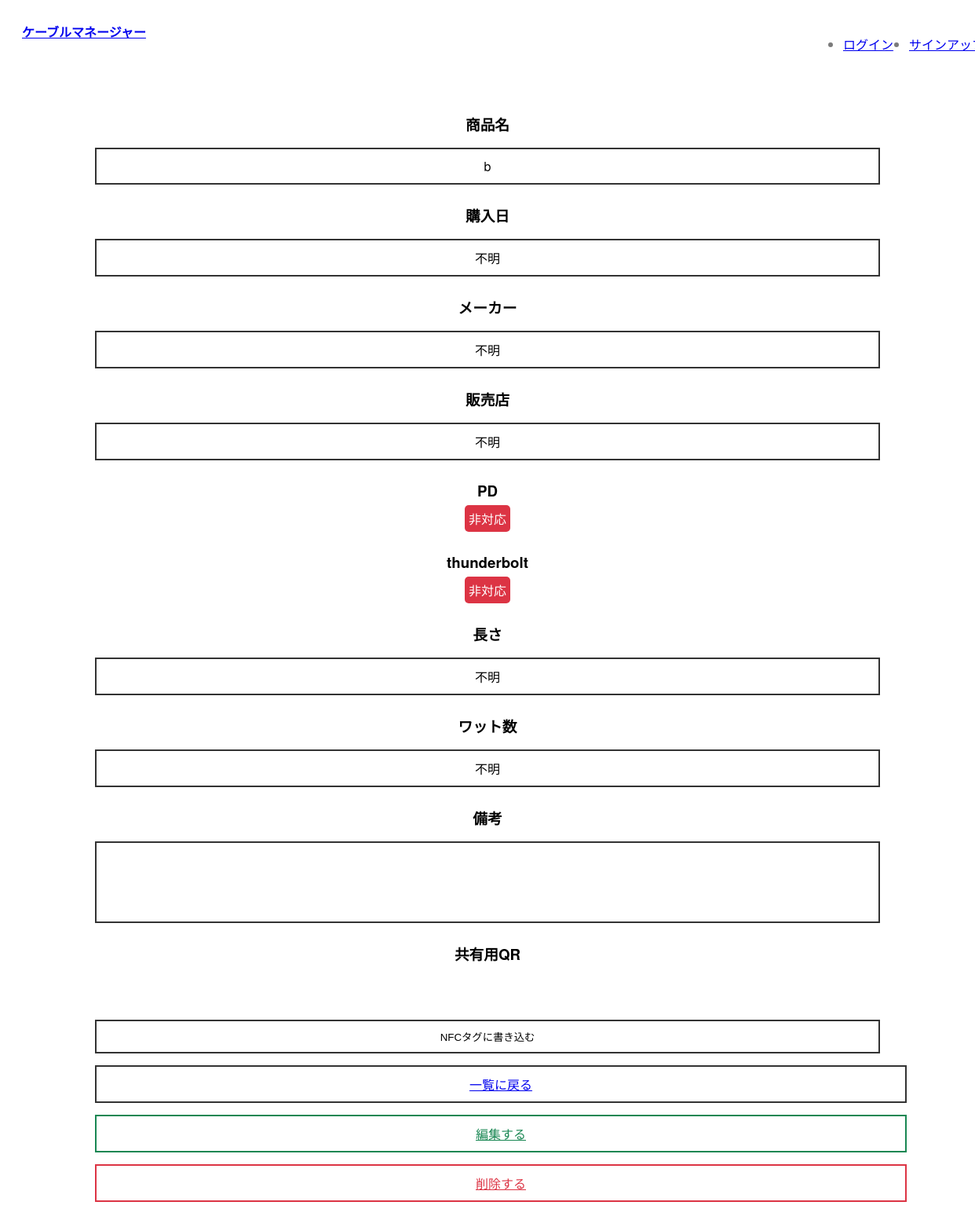
Before: /3 with the older database file.
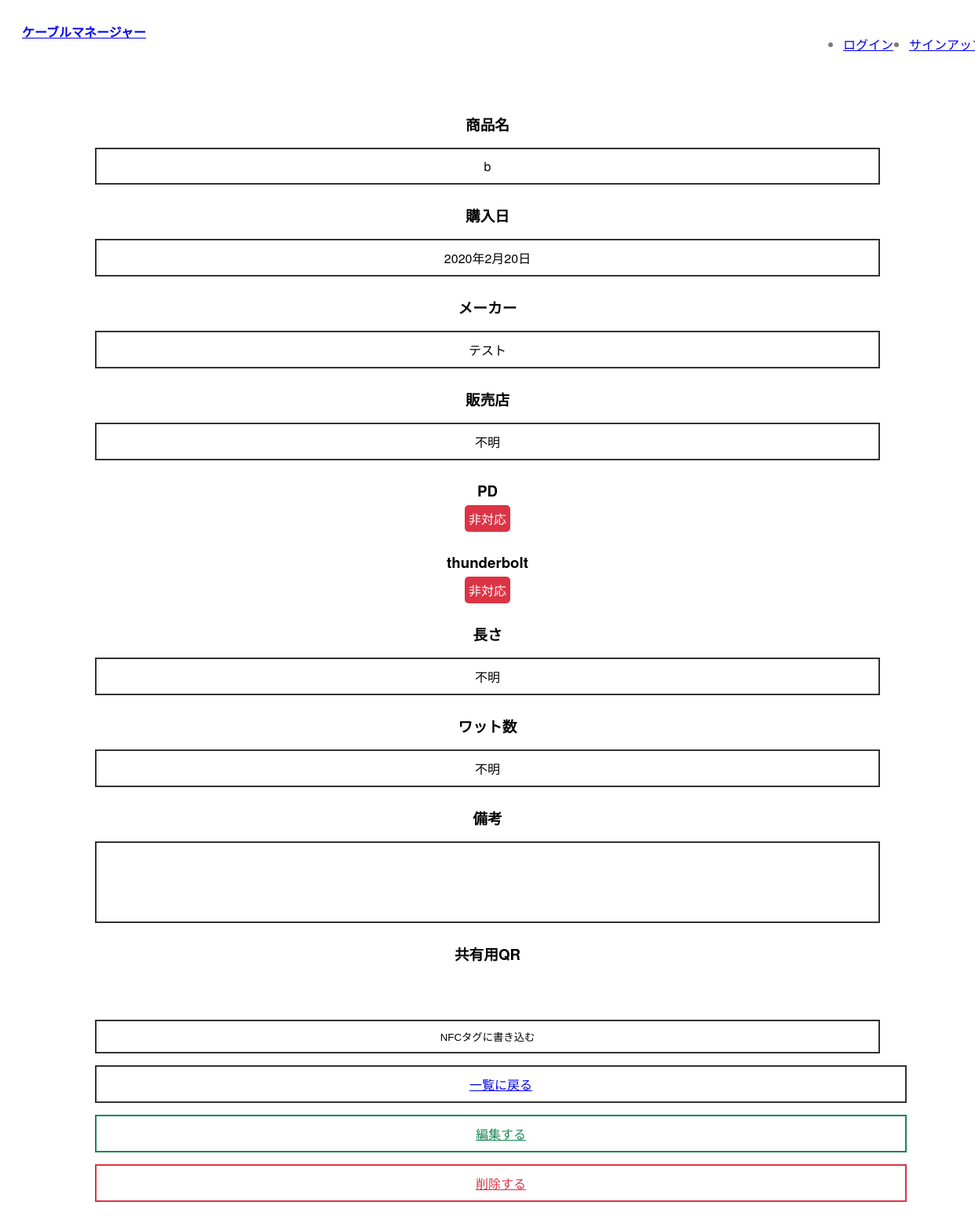
After: the same page with the newer database file.
### manage/models.py (models this page shows, shortened)
class Item(models.Model):
    name = models.CharField(max_length=50)
    user = models.ForeignKey(CustomUser,on_delete=models.CASCADE)
    created = models.DateTimeField(auto_now_add=True)
    modified = models.DateTimeField(auto_now=True)
    image = models.ImageField(upload_to="images", verbose_name='画像', null=True, blank=True)
    date = models.DateField(null=True, blank=True)
    Manufacturer = models.CharField(max_length=25, null=True, blank=True)
    Store = models.CharField(max_length=25, null=True, blank=True)
    length = models.DecimalField(max_digits=4, decimal_places=1, null=True, blank=True)
    watt = models.PositiveIntegerField(null=True, blank=True)
    PD = models.BooleanField(null=True, blank=True)
    thunderbolt = models.PositiveIntegerField(null=True, blank=True)
    comment = models.TextField(null=True, blank=True)

### manage/views.py (the view)
# urls.py: path('<int:id>', views.detail, name='detail'),
def detail(request, id):
    item = get_object_or_404(Item, id=id)
    context = {
        'item': item,
    }
    return render(request, 'manage/detail.html', context)

### myapp/context_processors.py (called while the page is built)
def debug(request):
    return {'debug': settings.DEBUG}

### manage/templates/manage/detail.html (shortened to what this page needs)
{% extends "base.html" %}
{% block content %}
<main class="detail">
    <h3 class="title">商品名</h3>
    <p>{{ item.name }}</p>
    <h3>購入日</h3>
    {% if item.date != null %}
        <p>{{ item.date }}</p>
    {% else %}
        <p>不明</p>
    {% endif %}
    <h3>メーカー</h3>
    {% if item.Manufacturer != null %}
        <p>{{ item.Manufacturer }}</p>
    {% else %}
        <p>不明</p>
    {% endif %}
    <h3>販売店</h3>
    {% if item.Store != null %}
        <p>{{ item.Store }}</p>
    {% else %}
        <p>不明</p>
    {% endif %}
    <h3>PD</h3>
    {% if item.PD == True %}
        <p class="TorF true">対応</p>
    {% else %}
        <p class="TorF false">非対応</p>
    {% endif %}
    <h3>thunderbolt</h3>
    {% if  item.thunderbolt == null %}
    <p class="TorF false">非対応</p>
    {% else %}
    <p class="TorF true">thunderbolt {{ item.thunderbolt }}</p>
    {% endif %}
    <h3>長さ</h3>
    {% if item.length != null %}
        <p>{{ item.length }} m</p>
    {% else %}
        <p>不明</p>
    {% endif %}
    <h3>ワット数</h3>
    {% if item.watt != null %}
        <p>{{ item.watt }} W</p>
    {% else %}
        <p>不明</p>
    {% endif %}
    <h3 class="title"><budoux-ja>備考</budoux-ja></h3>
    {% if item.comment != null %}
        <p class="comment">{{ item.comment }}</p>
    {% else %}
        <p class="comment">なし</p>
    {% endif %}
    <h3>共有用QR</h3>
    <div id="qrcode"></div>
    <button id="write-nfc" class="btn">NFCタグに書き込む</button>
    <a href='{% url "manage:index" %}' class="btn">一覧に戻る</a>
    <a href='{% url "manage:edit" item.id %}' class="btn edit">編集する</a>
    <a href='{% url "manage:delete" item.id %}' class="btn delete">削除する</a>
</main>
{% endblock %}

### manage/templates/base.html (shortened to what this page needs)
{% load static %}
<!DOCTYPE html>
<html lang="ja">
<head>
    <link rel="stylesheet" href="https://unpkg.com/destyle.css@4.0.1/destyle.css">
    <link href="{% static 'css/style.css' %}" rel="stylesheet">
    <link href="{% static 'css/index.css' %}" rel="stylesheet">
    <link href="{% static 'css/detail.css' %}" rel="stylesheet">
    <link href="{% static 'css/form.css' %}" rel="stylesheet">
</head>
<body>
    <header>
        <div class="logo">
            <a href="{% url "manage:index" %}">ケーブルマネージャー</a>
        </div>
        <nav>
            <ul>
                {% if user.is_authenticated %}
                    <li>
                        <a href="{% url "search:search" %}">検索</a>
                    </li>
                    <li>
                        <a href="{% url "manage:new" %}">製品登録</a>
                    </li>
                    <li class='nav-user'>
                        <span class='navbar-text'>{{ user }}</span>
                    </li>
                    <li>
                        <form action='{% url "logout" %}' method='post' name='logout'>
                            {% csrf_token %}
                            <a href="javascript:logout.submit()">ログアウト</a>
                        </form>
                    </li>
                {% else %}
                    <li>
                        <a href='{% url "login" %}' class='login nav-link'>ログイン</a>
                    </li>
                    <li>
                        <a href='{% url "signup" %}' class='login nav-link'>サインアップ</a>
                    </li>
                {% endif %}
            </ul>
        </nav>
    </header>
    {% block content %}
    {% endblock %}
</body>
</html>

### static/css/style.css (style rules this page uses)
body { font-family: "TT Norms Pro", "LINE Seed JP", "Helvetica Neue", Arial, Poppins, "Noto Sans JP", sans-serif; }
main { max-width: 1000px; padding: 15px; margin: 0 auto; }
header { background-color: #fff; padding: 20px; width: 100%; position: sticky; top: 0; display: flex; }
header .logo { margin-right: auto; font-weight: bold; }
header ul { color: rgba(0, 0, 0, 0.5176470588); display: flex; gap: 20px; }
header ul li a { transition: all 0.3s; }
.btn { padding: 10px; border: solid 2px #333; width: 100%; text-align: center; margin-top: 15px; transition: all 0.25s; display: block; }

### static/css/detail.css (style rules this page uses)
.detail { text-align: center; }
.detail .btn { padding: 10px 15px; border: 2px solid #333; display: block; text-align: center; transition: all 0.25s; background-color: #fff; margin-top: 15px; }
.detail .edit { border: 2px solid #198753; color: #198753; }
.detail .delete { border: 2px solid #dc3444; color: #dc3444; }
.detail h3 { margin: 25px 0 5px 0; }
.detail p { background-color: #fff; padding: 10px; border: solid #333 2px; }
.detail .comment { background-color: #fff; padding: 10px; height: 10vh; border: solid 2px #333; text-align: start; }
.detail #qrcode { background-color: #fff; padding: 25px; width: -moz-fit-content; width: fit-content; margin: 0 auto; border-radius: 15px; }
.detail .TorF { border-radius: 5px; width: -moz-fit-content; width: fit-content; display: block; margin: 0 auto; color: #fff; padding: 5px; border: none; }
.detail .false { background-color: #dc3444; }

Changed rows visible on the page:
changed Item: date (not shown) → "2020年2月20日"; Manufacturer (not shown) → "テスト"
Other visible differences:
text no longer shown: "不明 不明"
